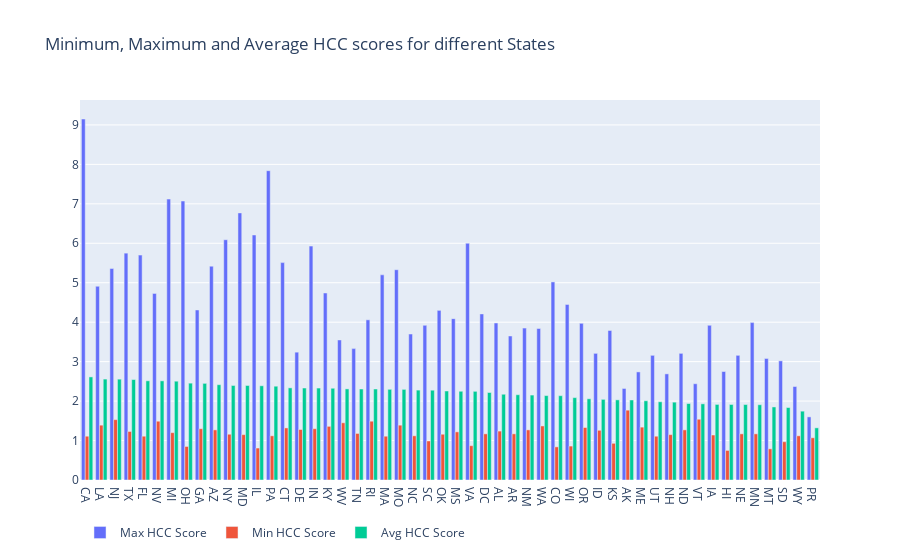

The notebook cell saved with this chart:
### Code cell
trace1 = go.Bar(
    x=response12.state,
    y=response12.max_hcc_score,
    name='Max HCC Score'
)
trace2 = go.Bar(
    x=response12.state,
    y=response12.min_hcc_score,
    name='Min HCC Score'
)
trace3 = go.Bar(
    x=response12.state,
    y=response12.avg_hcc_score,
    name='Avg HCC Score'
)

data = [trace1, trace2, trace3]
layout = go.Layout(
    barmode='group',
    title='Minimum, Maximum and Average HCC scores for different States',
    legend=dict(orientation="h")
)

fig = go.Figure(data=data, layout=layout)
iplot(fig, filename='grouped-bar')

### Figure 1 — Plotly figure (JSON) as saved in the notebook; plotly's stock layout.template omitted (floating-point values rounded to 4 significant figures)
{"data": [{"name": "Max HCC Score", "x": ["CA", "LA", "NJ", "TX", "FL", "NV", "MI", "OH", "GA", "AZ", "NY", "MD", "IL", "PA", "CT", "DE", "IN", "KY", "WV", "TN", "RI", "MA", "MO", "NC", "SC", "OK", "MS", "VA", "DC", "AL", "AR", "NM", "WA", "CO", "WI", "OR", "ID", "KS", "AK", "ME", "UT", "NH", "ND", "VT", "IA", "HI", "NE", "MN", "MT", "SD", "WY", "PR"], "y": [9.15, 4.91, 5.36, 5.75, 5.7, 4.73, 7.12, 7.07, 4.31, 5.42, 6.09, 6.77, 6.21, 7.84, 5.51, 3.24, 5.93, 4.74, 3.55, 3.33, 4.06, 5.2, 5.33, 3.7, 3.92, 4.3, 4.09, 6, 4.21, 3.98, 3.65, 3.85, 3.84, 5.02, 4.45, 3.97, 3.21, 3.79, 2.32, 2.74, 3.16, 2.69, 3.21, 2.44, 3.92, 2.75, 3.16, 3.99, 3.08, 3.02, 2.37, 1.6], "type": "bar"}, {"name": "Min HCC Score", "x": ["CA", "LA", "NJ", "TX", "FL", "NV", "MI", "OH", "GA", "AZ", "NY", "MD", "IL", "PA", "CT", "DE", "IN", "KY", "WV", "TN", "RI", "MA", "MO", "NC", "SC", "OK", "MS", "VA", "DC", "AL", "AR", "NM", "WA", "CO", "WI", "OR", "ID", "KS", "AK", "ME", "UT", "NH", "ND", "VT", "IA", "HI", "NE", "MN", "MT", "SD", "WY", "PR"], "y": [1.11, 1.39, 1.53, 1.23, 1.11, 1.49, 1.2, 0.85, 1.3, 1.27, 1.16, 1.15, 0.81, 1.12, 1.32, 1.28, 1.3, 1.36, 1.45, 1.18, 1.49, 1.11, 1.39, 1.12, 0.99, 1.16, 1.22, 0.87, 1.17, 1.24, 1.17, 1.27, 1.37, 0.84, 0.86, 1.33, 1.26, 0.93, 1.77, 1.34, 1.11, 1.15, 1.27, 1.54, 1.14, 0.75, 1.17, 1.17, 0.79, 0.97, 1.12, 1.07], "type": "bar"}, {"name": "Avg HCC Score", "x": ["CA", "LA", "NJ", "TX", "FL", "NV", "MI", "OH", "GA", "AZ", "NY", "MD", "IL", "PA", "CT", "DE", "IN", "KY", "WV", "TN", "RI", "MA", "MO", "NC", "SC", "OK", "MS", "VA", "DC", "AL", "AR", "NM", "WA", "CO", "WI", "OR", "ID", "KS", "AK", "ME", "UT", "NH", "ND", "VT", "IA", "HI", "NE", "MN", "MT", "SD", "WY", "PR"], "y": [2.613, 2.558, 2.556, 2.546, 2.514, 2.513, 2.504, 2.455, 2.45, 2.415, 2.396, 2.395, 2.388, 2.377, 2.335, 2.331, 2.331, 2.326, 2.309, 2.306, 2.306, 2.299, 2.297, 2.279, 2.276, 2.256, 2.249, 2.247, 2.218, 2.174, 2.161, 2.153, 2.139, 2.137, 2.088, 2.058, 2.044, 2.031, 2.029, 2.008, 1.983, 1.973, 1.937, 1.931, 1.915, 1.914, 1.912, 1.908, 1.851, 1.836, 1.744, 1.322], "type": "bar"}], "layout": {"barmode": "group", "legend": {"orientation": "h"}, "title": {"text": "Minimum, Maximum and Average HCC scores for different States"}, "xaxis": {"type": "category", "range": [-0.5, 51.5], "autorange": true}, "yaxis": {"type": "linear", "range": [0, 9.632], "autorange": true}, "autosize": true}}
